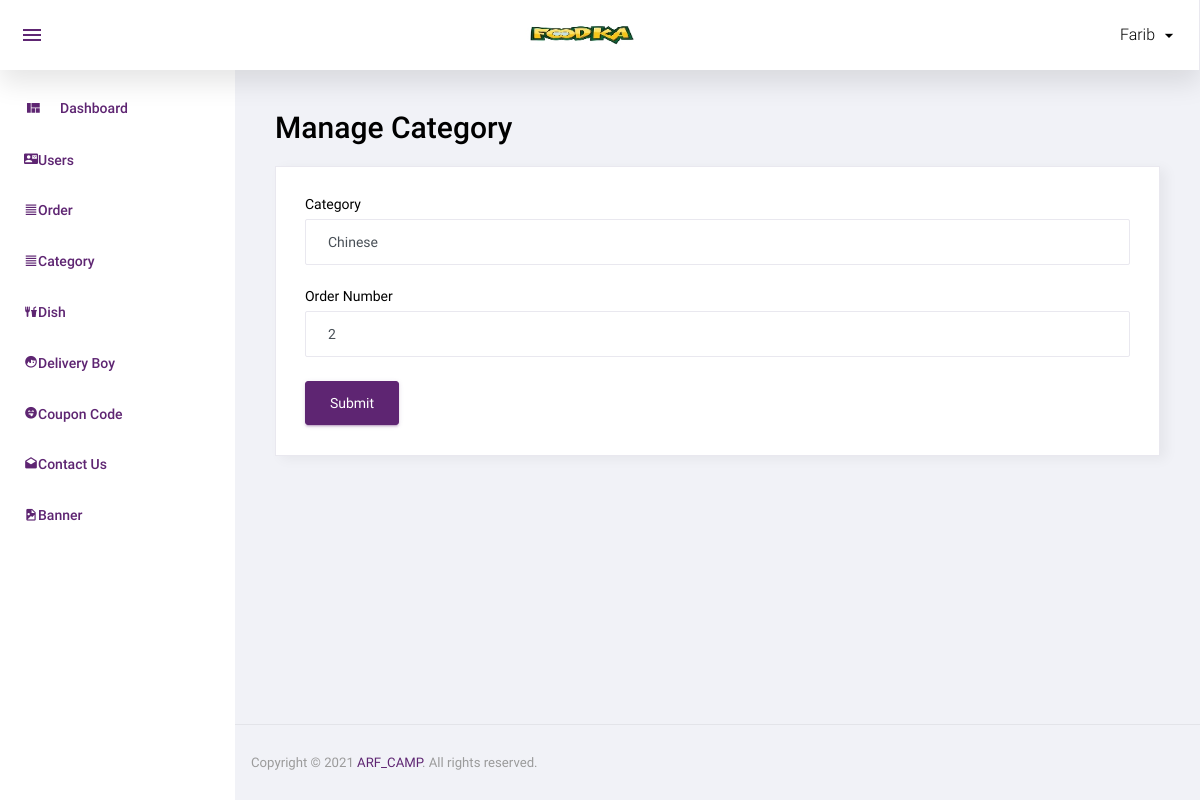
The page /admin/manage_category.php?id=2 (signed in) on the database as committed earlier.
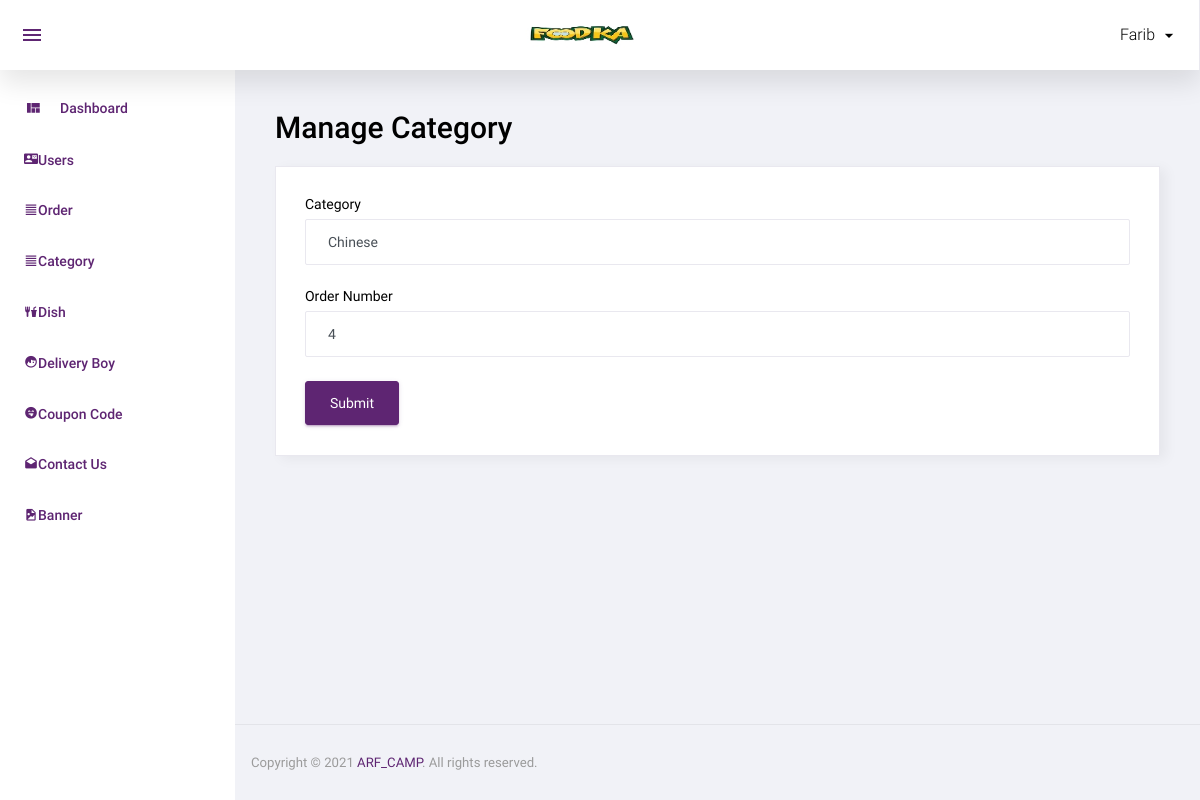
The same page on the database as committed later.
### tables this page shows
CREATE TABLE `category` (
  `id` int(11) NOT NULL,
  `category` varchar(50) NOT NULL,
  `order_number` int(11) NOT NULL,
  `status` int(11) NOT NULL,
  `added_on` datetime NOT NULL
);

### function.inc.php (called while the page is built, shortened)
<?php
function get_safe_value($str){
	global $con;
	$str=mysqli_real_escape_string($con,$str);
	return $str;
}
	?>

### admin/manage_category.php (the view, shortened to what this page needs)
<?php
include('top.php');
$category="";
$order_number="";
if(isset($_GET['id']) && $_GET['id']>0){
	$id=get_safe_value($_GET['id']);
	$row=mysqli_fetch_assoc(mysqli_query($con,"select * from category where id='$id'"));
	$category=$row['category'];
	$order_number=$row['order_number'];
}
?>
<div class="row">
			<h1 class="grid_title ml10 ml15">Manage Category</h1>
            <div class="col-12 grid-margin stretch-card">
              <div class="card">
                <div class="card-body">
                  <form class="forms-sample" method="post">
                    <div class="form-group">
                      <label for="exampleInputName1">Category</label>
                      <input type="text" class="form-control" placeholder="Category" name="category" required value="<?php echo $category?>">
                    </div>
                    <div class="form-group">
                      <label for="exampleInputEmail3" required>Order Number</label>
                      <input type="textbox" class="form-control" placeholder="Order Number" name="order_number"  value="<?php echo $order_number?>">
                    </div>
                    <button type="submit" class="btn btn-primary mr-2" name="submit">Submit</button>
                  </form>
                </div>
              </div>
            </div>
		 </div>
<?php include('footer.php');?>

Rows that differ between the two databases and show on the page:
changed category "Chinese": order_number "2" → "4"
